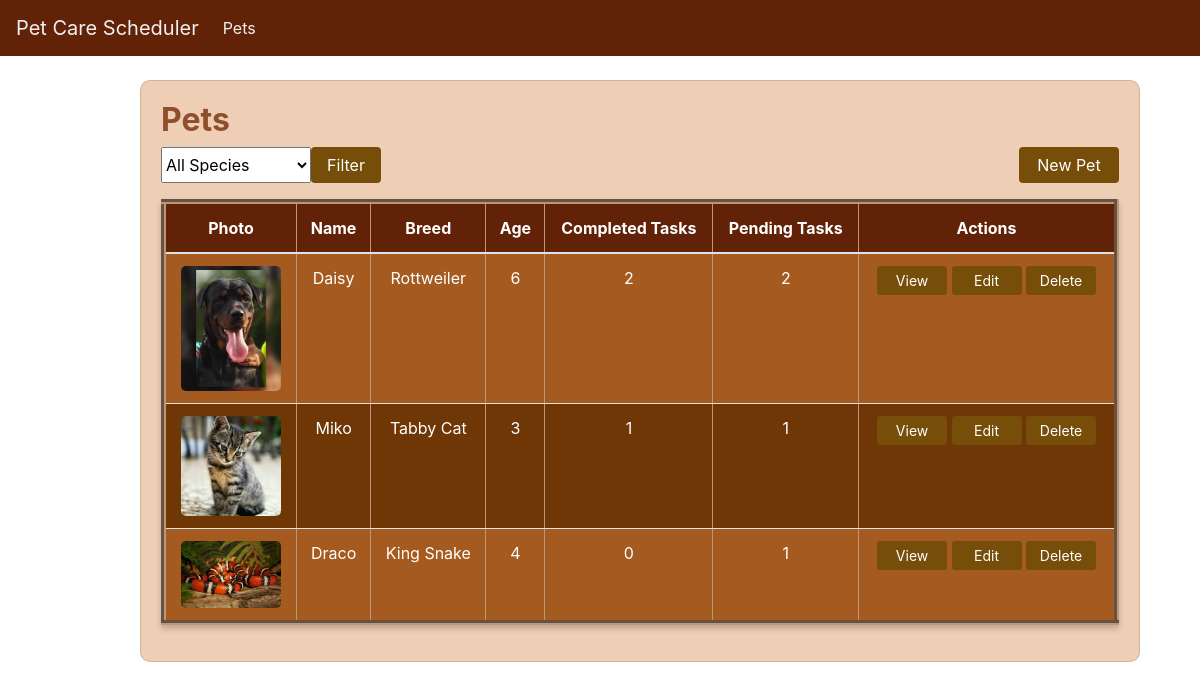
The app's page /care/pets/, older data.
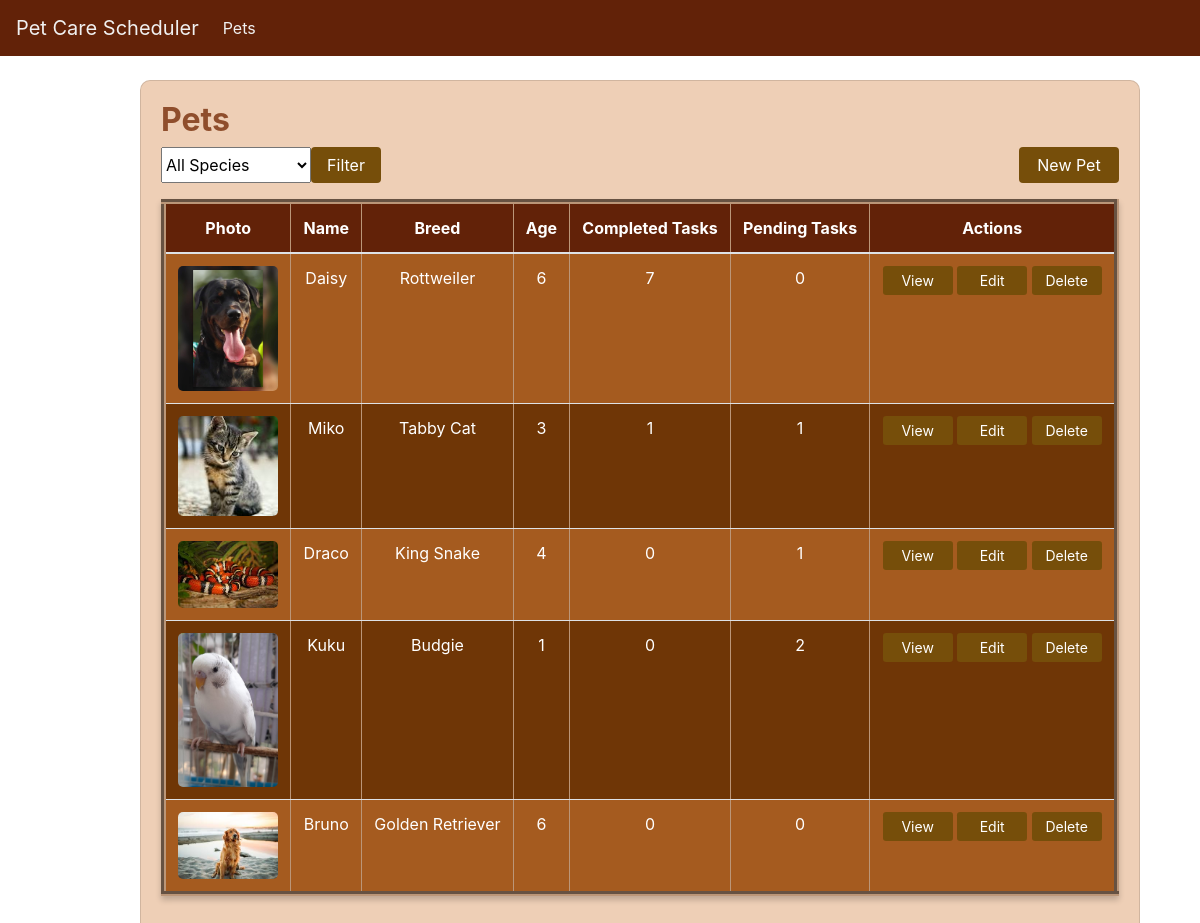
The same page, newer data.
### care/models.py (models this page shows, shortened)
class Pet(models.Model):
    DOG = 'Dog'
    CAT = 'Cat'
    BIRD = 'Bird'
    FISH = 'Fish'
    SNAKE ='Snake'
    SPECIES_CHOICES = [
        (DOG, 'Dog'),
        (CAT, 'Cat'),
        (BIRD, 'Bird'),
        (FISH, 'Fish'),
        (SNAKE, 'Snake')
    ]
    name = models.CharField(max_length=100)
    breed = models.CharField(max_length=100, blank=True, null=True)
    age = models.IntegerField()
    species = models.CharField(
        max_length=100,
        choices=SPECIES_CHOICES,
        blank=True,
        null=True
    )
    photo = models.ImageField(upload_to='pet_photos/', blank=True, null=True)

### care/views.py (the view)
# urls.py: path('pets/', views.pet_list, name='pet_list'),
def pet_list(request):
    species = request.GET.get('species', '')  # Get species from query string
    pets = Pet.objects.filter(species=species) if species else Pet.objects.all()
    pet_data = []
    for pet in pets:
        completed_tasks = Task.objects.filter(pet=pet, completed=True).count()
        pending_tasks = Task.objects.filter(pet=pet, completed=False).count()
        pet_data.append({
            'pet': pet,
            'completed_tasks': completed_tasks,
            'pending_tasks': pending_tasks,
        })
    context = {
        'pet_data': pet_data,
        'selected_species': species,
    }
    return render(request, 'pet_list.html', context)

### templates/pet_list.html (shortened to what this page needs)
{% extends './base.html' %}
{% block content %}
<div class="row justify-content-center mt-2">
    <div class="col-md-10">
        <div class="card" style="background-color: #eecfb6; padding: 20px; border-radius: 10px; width: 1000px;">
            <h2 style="color: rgb(143, 78, 44);"><b>Pets</b></h2>
            <div class="d-flex justify-content-between align-items-center mb-3">
                <form method="get" action="" class="d-flex">
                    <select name="species" class="form-select" style="width: 150px;">
                        <option value="">All Species</option>
                    </select>
                    <button type="submit" class="btn btn-secondary ms-2">Filter</button>
                </form>
                <a href="{% url 'pet_create' %}" class="btn btn-primary" style="width: 100px;">New Pet</a>
            </div>
            <table class="table table-striped text-center align-middle" border="5">
                <thead>
                    <tr>
                        <th>Photo</th>
                        <th>Name</th>
                        <th>Breed</th>
                        <th>Age</th>
                        <th>Completed Tasks</th>
                        <th>Pending Tasks</th>
                        <th>Actions</th>
                    </tr>
                </thead>
                <tbody>
                    {% for entry in pet_data %}
                    <tr>
                        <td>
                            {% if entry.pet.photo %}
                            <img src="{{ entry.pet.photo.url }}" alt="Photo of {{ entry.pet.name }}"
                                style="width: 100px; height: auto; border-radius: 5px;">
                            {% else %}
                            <p>No photo</p>
                            {% endif %}
                        </td>
                        <td>{{ entry.pet.name }}</td>
                        <td>{{ entry.pet.breed }}</td>
                        <td>{{ entry.pet.age }}</td>
                        <td>{{ entry.completed_tasks }}</td>
                        <td>{{ entry.pending_tasks }}</td>
                        <td>
                            <a href="{% url 'pet_detail' entry.pet.id %}" class="btn btn-info btn-sm">View</a>
                            <a href="{% url 'pet_update' entry.pet.id %}" class="btn btn-warning btn-sm">Edit</a>
                            <a href="{% url 'pet_delete' entry.pet.id %}" class="btn btn-danger btn-sm">Delete</a>
                        </td>
                    </tr>
                    {% empty %}
                    <tr>
                        <td colspan="7">No pets found for the selected species.</td>
                    </tr>
                    {% endfor %}
                </tbody>
            </table>
        </div>
    </div>
</div>
{% endblock %}

### templates/base.html (shortened to what this page needs)
{% load static %}
<!DOCTYPE html>
<html lang="en">
<head>
    <link href="https://maxcdn.bootstrapcdn.com/bootstrap/4.5.2/css/bootstrap.min.css" rel="stylesheet">
</head>
<body>
    <nav class="navbar navbar-expand-lg">
        <a class="navbar-brand" href="{% url 'pet_list' %}">Pet Care Scheduler</a>
        <div class="collapse navbar-collapse">
            <ul class="navbar-nav mr-auto">
                <li class="nav-item"><a class="nav-link" href="{% url 'pet_list' %}">Pets</a></li>
            </ul>
        </div>
    </nav>
    <div class="container mt-4">
        {% block content %}{% endblock %}
    </div>
</body>
</html>

Row changes from the older to the newer data that the page shows:
changed Pet "Daisy": completed_tasks "2" → "7"; pending_tasks "2" → "0"
added Pet: pet.photo (picture), pet.name "Kuku", pet.breed "Budgie", pet.age "1", completed_tasks "0", pending_tasks "2"
added Pet: pet.photo (picture), pet.name "Bruno", pet.breed "Golden Retriever", pet.age "6", completed_tasks "0", pending_tasks "0"
